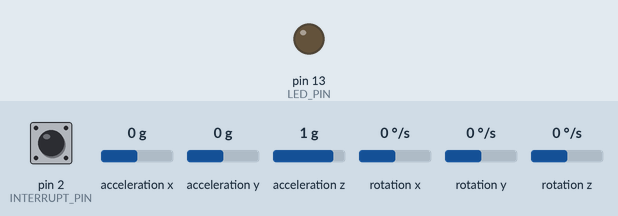
This sketch was run on a simulated Arduino Uno, built with avr-gcc and run on an emulated ATmega328P. On the bench: output pins drawn as LEDs (lit = HIGH). Inputs (shaded band) come from the test bench; at power-on: acceleration x 0 g, acceleration y 0 g, acceleration z 1 g, rotation z 0 °/s, pin 2 (INTERRUPT_PIN) LOW, rotation x 0 °/s, rotation y 0 °/s. The sensor or clock chip raises its interrupt line as the real part does; what the sketch prints to the serial monitor is not drawn.

Above: at 0.6 s.
At 4.7 s:
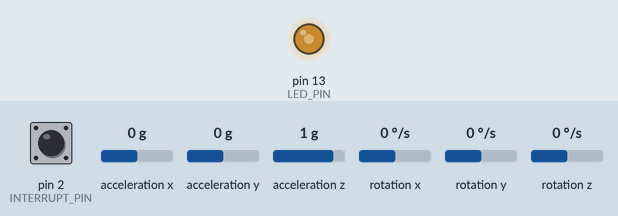
4.8 s: acceleration x set to -1.4 g
7.8 s: acceleration y set to -1.4 g
10.8 s: acceleration z set to -1.4 g
13.8 s: rotation z set to -192 °/s
Timing chart, 0 to 17.8 s (numbered marks = the images above; inputs shaded):
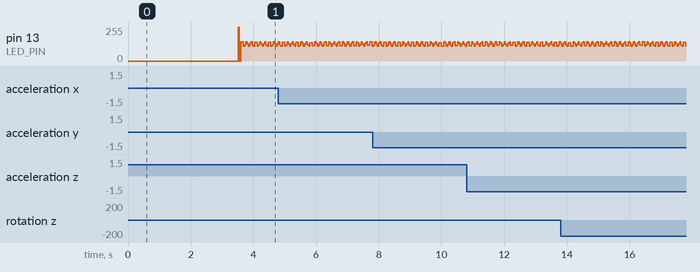

The sketch:

publish_ypr.ino
```cpp
// I2C device class (I2Cdev) demonstration Arduino sketch for MPU6050 class using DMP (MotionApps v2.0)
/* ============================================
I2Cdev device library code is placed under the MIT license
Copyright (c) 2012 Jeff Rowberg

Permission is hereby granted, free of charge, to any person obtaining a copy
of this software and associated documentation files (the "Software"), to deal
in the Software without restriction, including without limitation the rights
to use, copy, modify, merge, publish, distribute, sublicense, and/or sell
copies of the Software, and to permit persons to whom the Software is
furnished to do so, subject to the following conditions:

The above copyright notice and this permission notice shall be included in
all copies or substantial portions of the Software.

THE SOFTWARE IS PROVIDED "AS IS", WITHOUT WARRANTY OF ANY KIND, EXPRESS OR
IMPLIED, INCLUDING BUT NOT LIMITED TO THE WARRANTIES OF MERCHANTABILITY,
FITNESS FOR A PARTICULAR PURPOSE AND NONINFRINGEMENT. IN NO EVENT SHALL THE
AUTHORS OR COPYRIGHT HOLDERS BE LIABLE FOR ANY CLAIM, DAMAGES OR OTHER
LIABILITY, WHETHER IN AN ACTION OF CONTRACT, TORT OR OTHERWISE, ARISING FROM,
OUT OF OR IN CONNECTION WITH THE SOFTWARE OR THE USE OR OTHER DEALINGS IN
THE SOFTWARE.
===============================================
*/

#include "I2Cdev.h"

#include "MPU6050_6Axis_MotionApps20.h"

// Arduino Wire library is required if I2Cdev I2CDEV_ARDUINO_WIRE implementation
// is used in I2Cdev.h
#if I2CDEV_IMPLEMENTATION == I2CDEV_ARDUINO_WIRE
	#include "Wire.h"
#endif

// class default I2C address is 0x68
// specific I2C addresses may be passed as a parameter here
// AD0 low = 0x68 (default for SparkFun breakout and InvenSense evaluation board)
// AD0 high = 0x69
MPU6050 mpu;
//MPU6050 mpu(0x69); // <-- use for AD0 high

/* =========================================================================
   NOTE: In addition to connection 3.3v, GND, SDA, and SCL, this sketch
   depends on the MPU-6050's INT pin being connected to the Arduino's
   external interrupt #0 pin. On the Arduino Uno and Mega 2560, this is
   digital I/O pin 2.
 * ========================================================================= */

#define OUTPUT_READABLE_YAWPITCHROLL


#define INTERRUPT_PIN 2  // use pin 2 on Arduino Uno & most boards
#define LED_PIN 13 // (Arduino is 13, Teensy is 11, Teensy++ is 6)
bool blinkState = false;

// MPU control/status vars
bool dmpReady = false;  // set true if DMP init was successful
uint8_t mpuIntStatus;   // holds actual interrupt status byte from MPU
uint8_t devStatus;	  // return status after each device operation (0 = success, !0 = error)
uint16_t packetSize;	// expected DMP packet size (default is 42 bytes)
uint16_t fifoCount;	 // count of all bytes currently in FIFO
uint8_t fifoBuffer[64]; // FIFO storage buffer

// orientation/motion vars
Quaternion q;		   // [w, x, y, z]		 quaternion container
VectorInt16 aa;		 // [x, y, z]			accel sensor measurements
VectorInt16 aaReal;	 // [x, y, z]			gravity-free accel sensor measurements
VectorInt16 aaWorld;	// [x, y, z]			world-frame accel sensor measurements
VectorFloat gravity;	// [x, y, z]			gravity vector
int count = 0;
float euler[3];		 // [psi, theta, phi]	Euler angle container
float ypr[3];		   // [yaw, pitch, roll]   yaw/pitch/roll container and gravity vector

// packet structure for InvenSense teapot demo
uint8_t teapotPacket[28] = { '$', 0x03, 0,0, 0,0, 0,0, 0,0, 0,0, 0,0, 0,0, 0,0, 0,0, 0,0, 0,0, 0x00, 0x00, '\r', '\n' };
uint8_t ypr_teapotPacket[18] = {'$', 0x03, 0,0,0,0, 0,0,0,0, 0,0,0,0, 0x00, 0x00, '\r', '\n'};

// ================================================================
// ===			   INTERRUPT DETECTION ROUTINE				===
// ================================================================

volatile bool mpuInterrupt = false;	 // indicates whether MPU interrupt pin has gone high
void dmpDataReady() {
	mpuInterrupt = true;
}

void setup() {
	// join I2C bus (I2Cdev library doesn't do this automatically)
	#if I2CDEV_IMPLEMENTATION == I2CDEV_ARDUINO_WIRE
		Wire.begin();
		Wire.setClock(400000); // 400kHz I2C clock. Comment this line if having compilation difficulties
		Wire.setWireTimeout(3000, true);
	#elif I2CDEV_IMPLEMENTATION == I2CDEV_BUILTIN_FASTWIRE
		Fastwire::setup(400, true);
	#endif

	// initialize serial communication
	// (115200 chosen because it is required for Teapot Demo output, but it's
	// really up to you depending on your project)
	Serial.begin(115200);
	while (!Serial); // wait for Leonardo enumeration, others continue immediately

	// NOTE: 8MHz or slower host processors, like the Teensy @ 3.3V or Arduino
	// Pro Mini running at 3.3V, cannot handle this baud rate reliably due to
	// the baud timing being too misaligned with processor ticks. You must use
	// 38400 or slower in these cases, or use some kind of external separate
	// crystal solution for the UART timer.

	// initialize device
	Serial.println(F("Initializing I2C devices..."));
	mpu.initialize();
	pinMode(INTERRUPT_PIN, INPUT);

	// verify connection
	Serial.println(F("Testing device connections..."));
	Serial.println(mpu.testConnection() ? F("MPU6050 connection successful") : F("MPU6050 connection failed"));

	// wait for ready
	Serial.println(F("\nSend any character to begin DMP programming and demo: "));
	// while (Serial.available() && Serial.read()); // empty buffer
	// while (!Serial.available());				 // wait for data
	// while (Serial.available() && Serial.read()); // empty buffer again

	// load and configure the DMP
	Serial.println(F("Initializing DMP..."));
	devStatus = mpu.dmpInitialize();

	// supply your own gyro offsets here, scaled for min sensitivity
	mpu.setXAccelOffset(-2027);
	mpu.setYAccelOffset(-1994);
	mpu.setZAccelOffset(1304);
	mpu.setXGyroOffset(-37);
	mpu.setYGyroOffset(102);
	mpu.setZGyroOffset(-31);
	// make sure it worked (returns 0 if so)
	if (devStatus == 0) {
		// Calibration Time: generate offsets and calibrate our MPU6050
		mpu.CalibrateAccel(15);
		mpu.CalibrateGyro(15);
		mpu.PrintActiveOffsets();
		// turn on the DMP, now that it's ready
		Serial.println(F("Enabling DMP..."));
		mpu.setDMPEnabled(true);

		// enable Arduino interrupt detection
		Serial.print(F("Enabling interrupt detection (Arduino external interrupt "));
		Serial.print(digitalPinToInterrupt(INTERRUPT_PIN));
		Serial.println(F(")..."));
		attachInterrupt(digitalPinToInterrupt(INTERRUPT_PIN), dmpDataReady, RISING);
		mpuIntStatus = mpu.getIntStatus();

		// set our DMP Ready flag so the main loop() function knows it's okay to use it
		Serial.println(F("DMP ready! Waiting for first interrupt..."));
		dmpReady = true;

		// get expected DMP packet size for later comparison
		packetSize = mpu.dmpGetFIFOPacketSize();
	} else {
		// ERROR!
		// 1 = initial memory load failed
		// 2 = DMP configuration updates failed
		// (if it's going to break, usually the code will be 1)
		Serial.print(F("DMP Initialization failed (code "));
		Serial.print(devStatus);
		Serial.println(F(")"));
	}

	// configure LED for output
	pinMode(LED_PIN, OUTPUT);
	delay(3000);
}


void loop() {
	// if programming failed, don't try to do anything
	if (!dmpReady) return;
	// read a packet from FIFO
	if (mpu.dmpGetCurrentFIFOPacket(fifoBuffer)) { // Get the Latest packet

		// display Euler angles in degrees
		mpu.dmpGetQuaternion(&q, fifoBuffer);
		mpu.dmpGetGravity(&gravity, &q);
		mpu.dmpGetYawPitchRoll(ypr, &q, &gravity);

		// Serial.print("ypr\t");
		// Serial.print(ypr[0] * 180/M_PI);
		// Serial.print("\t");
		// Serial.print(ypr[1] * 180/M_PI);
		// Serial.print("\t");
		// Serial.println(ypr[2] * 180/M_PI);

		uint8_t bytes_tmp[4];
		for (int i = 0; i< 3; ++i){
		  for (int j = 0; j< 4; ++j){
			uint8_t *tmp;
			tmp = (uint8_t*)(&ypr[i]);
			// bytes_tmp[j] = *(tmp + j);
			ypr_teapotPacket[2 + i*4 + j] = *(tmp + j);
		  }
		}
		Serial.write(ypr_teapotPacket, 18);

		ypr_teapotPacket[15]++;
		// Serial.println();


		// blink LED to indicate activity
		blinkState = !blinkState;
		digitalWrite(LED_PIN, blinkState);
	}
}
```
